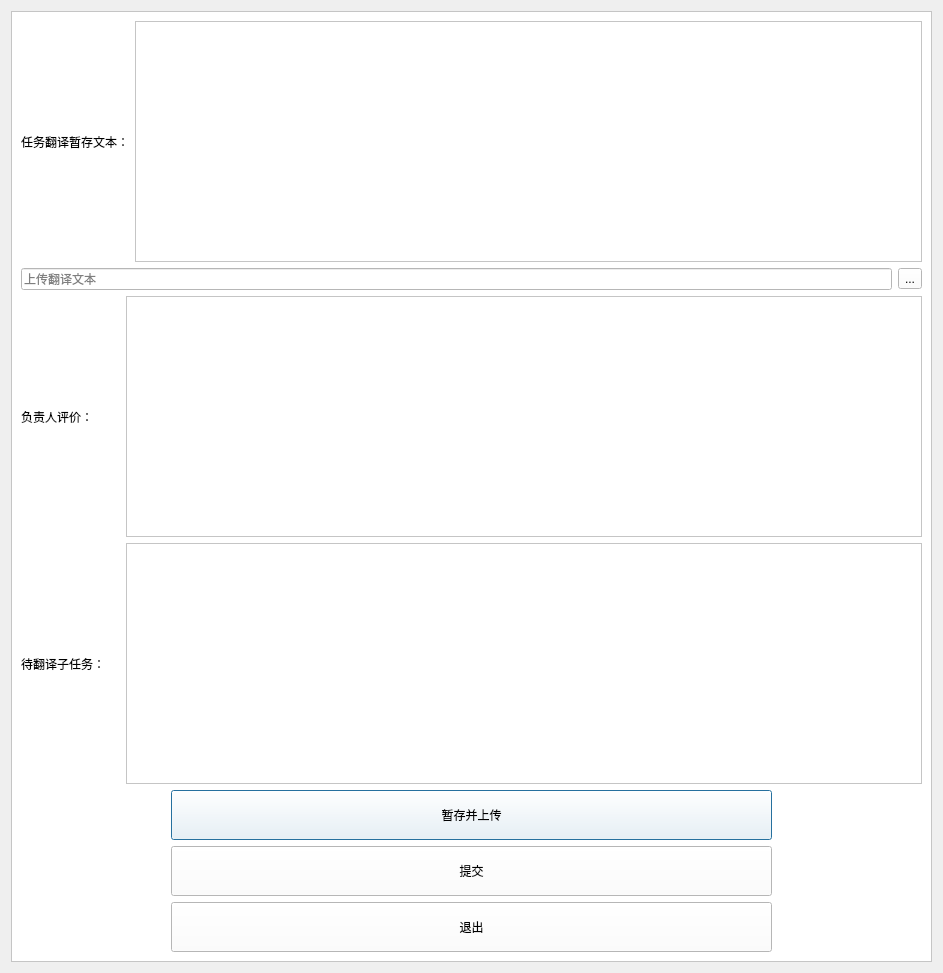
<?xml version="1.0" encoding="UTF-8"?>
<ui version="4.0">
 <class>translator_ui</class>
 <widget class="QDialog" name="translator_ui">
  <property name="geometry">
   <rect>
    <x>0</x>
    <y>0</y>
    <width>943</width>
    <height>973</height>
   </rect>
  </property>
  <property name="windowTitle">
   <string>Dialog</string>
  </property>
  <layout class="QVBoxLayout" name="verticalLayout_3">
   <item>
    <widget class="QFrame" name="frame">
     <property name="minimumSize">
      <size>
       <width>600</width>
       <height>0</height>
      </size>
     </property>
     <property name="styleSheet">
      <string notr="true">background-color: rgb(255, 255, 255);</string>
     </property>
     <property name="frameShape">
      <enum>QFrame::StyledPanel</enum>
     </property>
     <property name="frameShadow">
      <enum>QFrame::Raised</enum>
     </property>
     <layout class="QVBoxLayout" name="verticalLayout">
      <item>
       <layout class="QHBoxLayout" name="horizontalLayout_9" stretch="1,8">
        <item>
         <widget class="QLabel" name="label">
          <property name="minimumSize">
           <size>
            <width>0</width>
            <height>60</height>
           </size>
          </property>
          <property name="text">
           <string>任务翻译暂存文本：</string>
          </property>
         </widget>
        </item>
        <item>
         <widget class="QTextEdit" name="textEditTran">
          <property name="minimumSize">
           <size>
            <width>0</width>
            <height>200</height>
           </size>
          </property>
          <property name="placeholderText">
           <string/>
          </property>
         </widget>
        </item>
       </layout>
      </item>
      <item>
       <layout class="QHBoxLayout" name="horizontalLayout_5">
        <item>
         <widget class="QLineEdit" name="lineEdit">
          <property name="placeholderText">
           <string>上传翻译文本</string>
          </property>
         </widget>
        </item>
        <item>
         <widget class="QToolButton" name="toolButton">
          <property name="text">
           <string>...</string>
          </property>
         </widget>
        </item>
       </layout>
      </item>
      <item>
       <layout class="QHBoxLayout" name="horizontalLayout_10" stretch="1,8">
        <item>
         <widget class="QLabel" name="label_3">
          <property name="minimumSize">
           <size>
            <width>0</width>
            <height>60</height>
           </size>
          </property>
          <property name="text">
           <string>负责人评价：</string>
          </property>
         </widget>
        </item>
        <item>
         <widget class="QTextEdit" name="textEditReview">
          <property name="minimumSize">
           <size>
            <width>0</width>
            <height>200</height>
           </size>
          </property>
          <property name="placeholderText">
           <string/>
          </property>
         </widget>
        </item>
       </layout>
      </item>
      <item>
       <layout class="QHBoxLayout" name="horizontalLayout_11" stretch="1,8">
        <item>
         <widget class="QLabel" name="label_4">
          <property name="minimumSize">
           <size>
            <width>0</width>
            <height>60</height>
           </size>
          </property>
          <property name="text">
           <string>待翻译子任务：</string>
          </property>
         </widget>
        </item>
        <item>
         <widget class="QTextEdit" name="textEditReviewSubAS">
          <property name="minimumSize">
           <size>
            <width>0</width>
            <height>200</height>
           </size>
          </property>
          <property name="placeholderText">
           <string/>
          </property>
         </widget>
        </item>
       </layout>
      </item>
      <item>
       <layout class="QHBoxLayout" name="horizontalLayout_3" stretch="1,4,1">
        <item>
         <spacer name="horizontalSpacer">
          <property name="orientation">
           <enum>Qt::Horizontal</enum>
          </property>
          <property name="sizeHint" stdset="0">
           <size>
            <width>40</width>
            <height>20</height>
           </size>
          </property>
         </spacer>
        </item>
        <item>
         <widget class="QPushButton" name="btnOK">
          <property name="minimumSize">
           <size>
            <width>0</width>
            <height>50</height>
           </size>
          </property>
          <property name="cursor">
           <cursorShape>PointingHandCursor</cursorShape>
          </property>
          <property name="text">
           <string>暂存并上传</string>
          </property>
         </widget>
        </item>
        <item>
         <spacer name="horizontalSpacer_2">
          <property name="orientation">
           <enum>Qt::Horizontal</enum>
          </property>
          <property name="sizeHint" stdset="0">
           <size>
            <width>40</width>
            <height>20</height>
           </size>
          </property>
         </spacer>
        </item>
       </layout>
      </item>
      <item>
       <layout class="QHBoxLayout" name="horizontalLayout" stretch="1,4,1">
        <item>
         <spacer name="horizontalSpacer_6">
          <property name="orientation">
           <enum>Qt::Horizontal</enum>
          </property>
          <property name="sizeHint" stdset="0">
           <size>
            <width>40</width>
            <height>20</height>
           </size>
          </property>
         </spacer>
        </item>
        <item>
         <widget class="QPushButton" name="btnFinal">
          <property name="minimumSize">
           <size>
            <width>0</width>
            <height>50</height>
           </size>
          </property>
          <property name="text">
           <string>提交</string>
          </property>
         </widget>
        </item>
        <item>
         <spacer name="horizontalSpacer_5">
          <property name="orientation">
           <enum>Qt::Horizontal</enum>
          </property>
          <property name="sizeHint" stdset="0">
           <size>
            <width>40</width>
            <height>20</height>
           </size>
          </property>
         </spacer>
        </item>
       </layout>
      </item>
      <item>
       <layout class="QHBoxLayout" name="horizontalLayout_4" stretch="1,4,1">
        <item>
         <spacer name="horizontalSpacer_3">
          <property name="orientation">
           <enum>Qt::Horizontal</enum>
          </property>
          <property name="sizeHint" stdset="0">
           <size>
            <width>40</width>
            <height>20</height>
           </size>
          </property>
         </spacer>
        </item>
        <item>
         <widget class="QPushButton" name="btnCancel">
          <property name="minimumSize">
           <size>
            <width>0</width>
            <height>50</height>
           </size>
          </property>
          <property name="cursor">
           <cursorShape>PointingHandCursor</cursorShape>
          </property>
          <property name="text">
           <string>退出</string>
          </property>
         </widget>
        </item>
        <item>
         <spacer name="horizontalSpacer_4">
          <property name="orientation">
           <enum>Qt::Horizontal</enum>
          </property>
          <property name="sizeHint" stdset="0">
           <size>
            <width>40</width>
            <height>20</height>
           </size>
          </property>
         </spacer>
        </item>
       </layout>
      </item>
     </layout>
    </widget>
   </item>
  </layout>
 </widget>
 <resources/>
 <connections/>
</ui>
